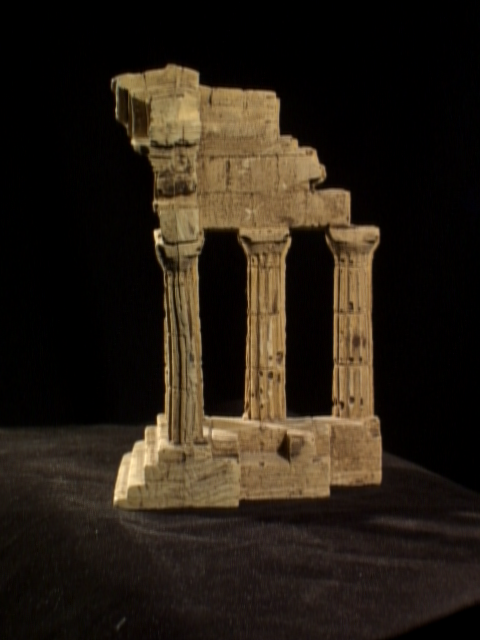
#> input picture data and code/templeSparseRing/templeSR0001.png, 480 x 640 px
$ python sfm_code.py
#> lines starting #> are read from the running program, lines starting #| are printed output that depends on the picture
import numpy as np
import cv2
import glob
from matplotlib import pyplot as plt
import open3d as o3d
import math
from numpy import linalg as LA
from scipy.sparse import lil_matrix
import time
from scipy.optimize import least_squares

#global paramters
cameraIntrinsic = np.array([[1520.400000, 0.000000, 302.320000], [0.000000, 1525.900000, 246.870000], [0.000000, 0.000000, 1.000000]])
cameraIntrinsic_vector = np.array([1520.4,1525.9,302.32,246.87],dtype=float)
R0 = np.eye(3, 3)
T0 = np.zeros((3, 1))
# functions
def keypoint_match(kp1, kp2, des1, des2, reject_outliers=False, threshold = 10):
    FLANN_INDEX_KDTREE = 1
    index_params = dict(algorithm=FLANN_INDEX_KDTREE, trees=5)
    search_params = dict(checks=50)  # or pass empty dictionary

    flann = cv2.FlannBasedMatcher(index_params, search_params)
    matches = flann.knnMatch(des1, des2, k=2)
    crct_matches = list()
    # ratio test as per Lowe's paper
    for i in range(0, len(matches)):
        if len(matches[i]) != 2:
            continue
        m, n = matches[i]
        if m.distance < 0.85 * n.distance:
            crct_matches.append(m)

    crct_matches_no_outliers = list()
    if reject_outliers:
        for i, match in enumerate(crct_matches):
            prev = kp1[match.queryIdx].pt
            curr = kp2[match.trainIdx].pt
            dist = math.sqrt((prev[0]-curr[0])**2 + (prev[1] - curr[1])**2)
            if dist <= threshold:
                crct_matches_no_outliers.append(match)
        return  crct_matches_no_outliers
    else:
        return  crct_matches

# [19 lines left out: functions estimate_essential_matrix, get_match_point_uv, not called in this run]

def detCameraPose(EssentialMat, points1, points2):
    retval, R, T, mask = cv2.recoverPose(EssentialMat, points1, points2,cameraIntrinsic)
    return R, T, mask #mask need for removing some outliers wrt [R|T]

# [223 lines left out: functions maskout, linear_triangulation, initial_structure, get_pnp_input, new_points_from_pnp, update_structure and 11 more, not called in this run]

if __name__ == "__main__":
    #data = input('Please enter 1 for sparse temple data and 2 for no sparse temple data:\n')
    #if data == '1':
    path = './templeSparseRing/*png'
    #if data == '2':
        #path = 'temple/*png'
    images = [cv2.imread(file, 0) for file in glob.glob(path)]  # create a image dir
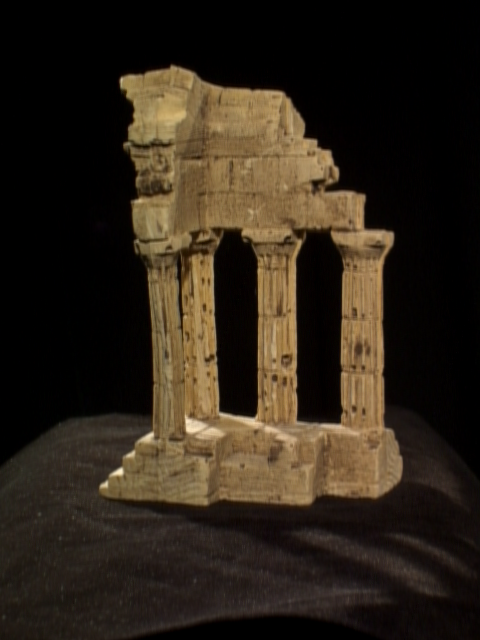
#> input picture data and code/templeSparseRing/templeSR0002.png, 480 x 640 px
#> images = 2 items
    kp_list = []  # kep_points list
    des_list = []  # descriptor list
    match_list = []  # match list
    sift = cv2.xfeatures2d.SIFT_create()
    for i in range(len(images)):
        img = images[i]
        kp_curr, des_curr = sift.detectAndCompute(img, None)
        kp_list.append(kp_curr)  # totally 16 sets of kp
        des_list.append(des_curr)
#> this loop made 2 passes
#> pass 1, `img = images[i]`:
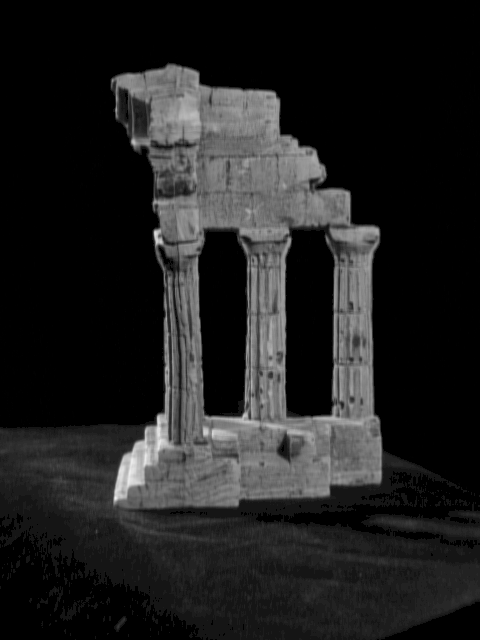
#> img: shape (640, 480); min 0, max 237, mean 32.2
#> pass 2, `img = images[i]`:
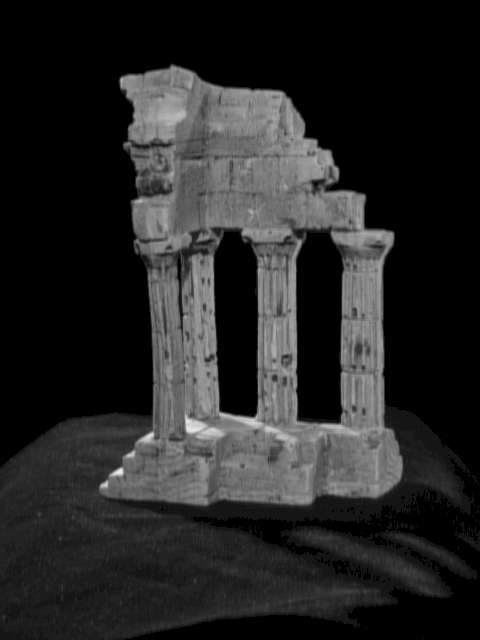
#> img: shape (640, 480); min 0, max 236, mean 37.6
#> after the loop, des_list = 2 items; kp_list = 2 items
    for i in range(len(images) - 1):
        des_prev = des_list[i]
        des_curr = des_list[i + 1]
        matches = keypoint_match(kp_list[i], kp_list[i + 1], des_list[i], des_list[i + 1], reject_outliers=False, )
        match_list.append(matches)
#> this loop made 1 pass
#> (FLANN_INDEX_KDTREE in keypoint_match, index_params in keypoint_match, search_params in keypoint_match, matches) on pass 1: (1, {'algorithm': 1, 'trees': 5}, {'checks': 50}, 267 matches)
#> after the loop, match_list = 1 matches

    match_list = np.array(match_list)
#> (the run stopped early here; a loop or call above may not have finished)
